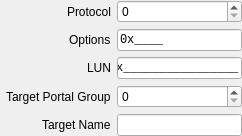
     <widget class="QWidget" name="iscsi_tab">
      <attribute name="icon">
       <iconset theme="computer"/>
      </attribute>
      <attribute name="title">
       <string>iSCSI</string>
      </attribute>
      <attribute name="toolTip">
       <string>iSCSI Settings.</string>
      </attribute>
      <attribute name="whatsThis">
       <string>&lt;html&gt;&lt;head/&gt;&lt;body&gt;&lt;p&gt;iSCSI Settings.&lt;/p&gt;&lt;/body&gt;&lt;/html&gt;</string>
      </attribute>
      <layout class="QFormLayout" name="iscsi_layout">
       <property name="fieldGrowthPolicy">
        <enum>QFormLayout::FieldGrowthPolicy::ExpandingFieldsGrow</enum>
       </property>
       <property name="labelAlignment">
        <set>Qt::AlignmentFlag::AlignRight|Qt::AlignmentFlag::AlignTrailing|Qt::AlignmentFlag::AlignVCenter</set>
       </property>
       <property name="leftMargin">
        <number>6</number>
       </property>
       <property name="topMargin">
        <number>0</number>
       </property>
       <property name="rightMargin">
        <number>0</number>
       </property>
       <property name="bottomMargin">
        <number>0</number>
       </property>
       <item row="0" column="0">
        <widget class="QLabel" name="iscsi_protocol_label">
         <property name="toolTip">
          <string>Network Protocol (0 = TCP, 1+ = reserved).</string>
         </property>
         <property name="statusTip">
          <string>Protocol</string>
         </property>
         <property name="whatsThis">
          <string>&lt;html&gt;&lt;head/&gt;&lt;body&gt;&lt;p&gt;Network Protocol (0 = TCP, 1+ = reserved).&lt;/p&gt;&lt;/body&gt;&lt;/html&gt;</string>
         </property>
         <property name="text">
          <string>Protocol</string>
         </property>
        </widget>
       </item>
       <item row="0" column="1">
        <widget class="QSpinBox" name="iscsi_protocol">
         <property name="sizePolicy">
          <sizepolicy hsizetype="Expanding" vsizetype="Fixed">
           <horstretch>0</horstretch>
           <verstretch>0</verstretch>
          </sizepolicy>
         </property>
         <property name="toolTip">
          <string>Network Protocol (0 = TCP, 1+ = reserved).</string>
         </property>
         <property name="statusTip">
          <string>Protocol</string>
         </property>
         <property name="whatsThis">
          <string>&lt;html&gt;&lt;head/&gt;&lt;body&gt;&lt;p&gt;Network Protocol (0 = TCP, 1+ = reserved).&lt;/p&gt;&lt;/body&gt;&lt;/html&gt;</string>
         </property>
         <property name="minimum">
          <number>0</number>
         </property>
         <property name="maximum">
          <number>65535</number>
         </property>
        </widget>
       </item>
       <item row="1" column="0">
        <widget class="QLabel" name="iscsi_options_label">
         <property name="toolTip">
          <string>iSCSI Login Options.</string>
         </property>
         <property name="statusTip">
          <string>Options</string>
         </property>
         <property name="whatsThis">
          <string>&lt;html&gt;&lt;head/&gt;&lt;body&gt;&lt;p&gt;iSCSI Login Options.&lt;/p&gt;&lt;/body&gt;&lt;/html&gt;</string>
         </property>
         <property name="text">
          <string>Options</string>
         </property>
        </widget>
       </item>
       <item row="1" column="1">
        <widget class="QLineEdit" name="iscsi_options">
         <property name="font">
          <font>
           <family>Monospace</family>
          </font>
         </property>
         <property name="toolTip">
          <string>iSCSI Login Options.</string>
         </property>
         <property name="statusTip">
          <string>Options</string>
         </property>
         <property name="whatsThis">
          <string>&lt;html&gt;&lt;head/&gt;&lt;body&gt;&lt;p&gt;iSCSI Login Options.&lt;/p&gt;&lt;/body&gt;&lt;/html&gt;</string>
         </property>
         <property name="inputMask">
          <string notr="true">&lt;\0\xHHHH;_</string>
         </property>
         <property name="text">
          <string notr="true">0x</string>
         </property>
        </widget>
       </item>
       <item row="2" column="0">
        <widget class="QLabel" name="iscsi_lun_label">
         <property name="toolTip">
          <string>8 byte array containing the iSCSI Logical Unit Number.</string>
         </property>
         <property name="statusTip">
          <string>LUN</string>
         </property>
         <property name="whatsThis">
          <string>&lt;html&gt;&lt;head/&gt;&lt;body&gt;&lt;p&gt;8 byte array containing the iSCSI Logical Unit Number.&lt;/p&gt;&lt;/body&gt;&lt;/html&gt;</string>
         </property>
         <property name="text">
          <string>LUN</string>
         </property>
        </widget>
       </item>
       <item row="2" column="1">
        <widget class="QLineEdit" name="iscsi_lun">
         <property name="font">
          <font>
           <family>Monospace</family>
          </font>
         </property>
         <property name="toolTip">
          <string>8 byte array containing the iSCSI Logical Unit Number.</string>
         </property>
         <property name="statusTip">
          <string>LUN</string>
         </property>
         <property name="whatsThis">
          <string>&lt;html&gt;&lt;head/&gt;&lt;body&gt;&lt;p&gt;8 byte array containing the iSCSI Logical Unit Number.&lt;/p&gt;&lt;/body&gt;&lt;/html&gt;</string>
         </property>
         <property name="inputMask">
          <string notr="true">&lt;\0\xHHHHHHHHHHHHHHHH;_</string>
         </property>
         <property name="text">
          <string notr="true">0x</string>
         </property>
        </widget>
       </item>
       <item row="3" column="0">
        <widget class="QLabel" name="iscsi_target_portal_group_label">
         <property name="toolTip">
          <string>iSCSI Target Portal group tag the initiator intends to establish a session with.</string>
         </property>
         <property name="statusTip">
          <string>Target Portal Group</string>
         </property>
         <property name="whatsThis">
          <string>&lt;html&gt;&lt;head/&gt;&lt;body&gt;&lt;p&gt;iSCSI Target Portal group tag the initiator intends to establish a session with.&lt;/p&gt;&lt;/body&gt;&lt;/html&gt;</string>
         </property>
         <property name="text">
          <string>Target Portal Group</string>
         </property>
        </widget>
       </item>
       <item row="3" column="1">
        <widget class="QSpinBox" name="iscsi_target_portal_group">
         <property name="sizePolicy">
          <sizepolicy hsizetype="Expanding" vsizetype="Fixed">
           <horstretch>0</horstretch>
           <verstretch>0</verstretch>
          </sizepolicy>
         </property>
         <property name="toolTip">
          <string>iSCSI Target Portal group tag the initiator intends to establish a session with.</string>
         </property>
         <property name="statusTip">
          <string>Target Portal Group</string>
         </property>
         <property name="whatsThis">
          <string>&lt;html&gt;&lt;head/&gt;&lt;body&gt;&lt;p&gt;iSCSI Target Portal group tag the initiator intends to establish a session with.&lt;/p&gt;&lt;/body&gt;&lt;/html&gt;</string>
         </property>
         <property name="minimum">
          <number>0</number>
         </property>
         <property name="maximum">
          <number>65535</number>
         </property>
        </widget>
       </item>
       <item row="4" column="0">
        <widget class="QLabel" name="iscsi_target_name_label">
         <property name="toolTip">
          <string>iSCSI NodeTarget Name.</string>
         </property>
         <property name="statusTip">
          <string>Target Name</string>
         </property>
         <property name="whatsThis">
          <string>&lt;html&gt;&lt;head/&gt;&lt;body&gt;&lt;p&gt;iSCSI NodeTarget Name.&lt;/p&gt;&lt;/body&gt;&lt;/html&gt;</string>
         </property>
         <property name="text">
          <string>Target Name</string>
         </property>
        </widget>
       </item>
       <item row="4" column="1">
        <widget class="QLineEdit" name="iscsi_target_name">
         <property name="sizePolicy">
          <sizepolicy hsizetype="Expanding" vsizetype="Fixed">
           <horstretch>0</horstretch>
           <verstretch>0</verstretch>
          </sizepolicy>
         </property>
         <property name="toolTip">
          <string>iSCSI NodeTarget Name.</string>
         </property>
         <property name="statusTip">
          <string>Target Name</string>
         </property>
         <property name="whatsThis">
          <string>&lt;html&gt;&lt;head/&gt;&lt;body&gt;&lt;p&gt;iSCSI NodeTarget Name.&lt;/p&gt;&lt;/body&gt;&lt;/html&gt;</string>
         </property>
        </widget>
       </item>
      </layout>
     </widget>
